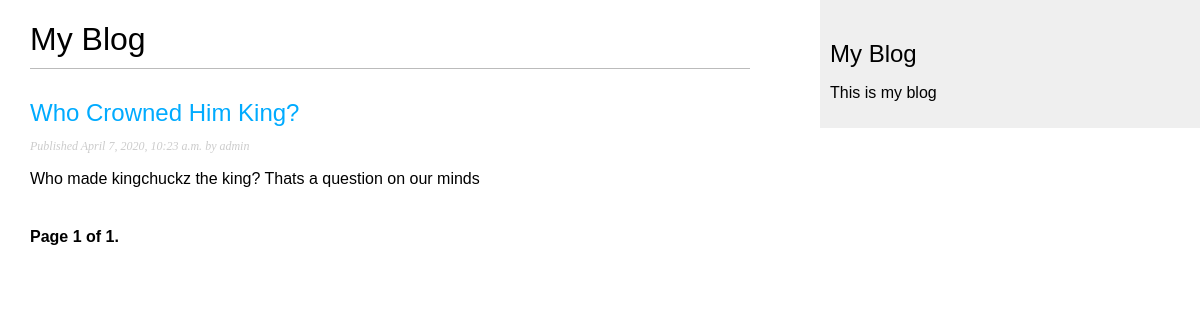
The page /blog/ on the database as committed earlier.
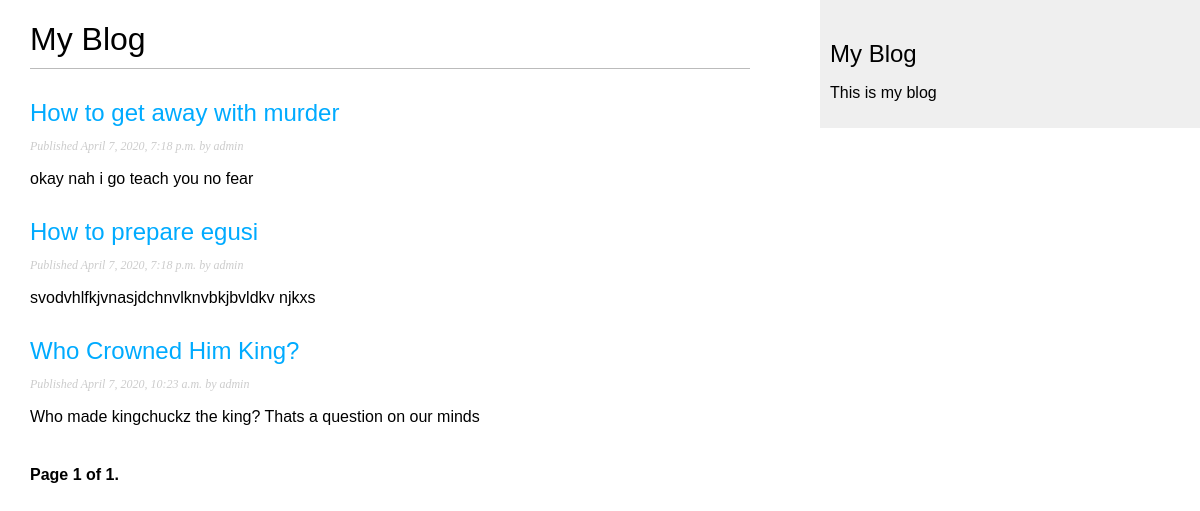
The same page on the database as committed later.
### blog/models.py (models this page shows, shortened)
class Post(models.Model):
	STATUS_CHOICES = (
		('draft', 'Draft'),
		('published', 'Published'),
	)
	title = models.TextField()
	slug = models.SlugField(max_length=250, unique_for_date='publish')
	author = models.ForeignKey(User, on_delete=models.CASCADE, related_name='blog_posts')
	body = models.TextField()
	publish = models.DateTimeField(default=timezone.now())
	created = models.DateTimeField(auto_now_add=True)
	updated = models.DateTimeField(auto_now_add=True)
	status = models.CharField(max_length=10, choices=STATUS_CHOICES, default='draft')
	objects = models.Manager()
	published = PublishedManager()
	def get_absolute_url(self):
		return reverse('blog:post_detail',
					   args=[self.publish.year, self.publish.month, self.publish.day, self.slug])
	class Meta:
		ordering = ('-publish',)

### blog/views.py (the view)
# urls.py: path('', views.PostListView.as_view(), name='post_list'),
class PostListView(ListView):
	queryset = Post.published.all()
	context_object_name = 'posts'
	paginate_by = 3
	template_name = 'blog/post/list.html'

### blog/templates/blog/post/list.html (shortened to what this page needs)
{% extends "blog/base.html" %}
{% block content %}
    <h1>My Blog</h1>
    {% for post in posts %}
        <h2>
            <a href="{{ post.get_absolute_url }}">
                {{ post.title }}
            </a>
        </h2>
        <p class="date">
            Published {{ post.publish }} by {{ post.author }}
        </p>
        {{ post.body|truncatewords:30|linebreaks }}
    {% endfor %}
    {% include "pagination.html" with page=page_obj  %}
{% endblock %}

### blog/templates/blog/base.html (shortened to what this page needs)
{% load static %}
<!DOCTYPE html>
<html lang="en">
<head>
    <link href="{% static "css/blog.css" %}" rel="stylesheet">
</head>
<body>
<div id="content">
    {% block content %}
    {% endblock %}
</div>
<div id="sidebar">
    <h2>My Blog</h2>
    <p>This is my blog</p>
</div>
</body>
</html>

### blog/templates/pagination.html (shortened to what this page needs)
<div class="pagination">
    <span class="step-links">
        <span class="current">
            Page {{ page.number }} of {{ page.paginator.num_pages }}.
        </span>
    </span>
</div>

### blog/static/css/blog.css (style rules this page uses)
body { margin:0; padding:0; font-family:helvetica, sans-serif; }
a { color:#00abff; text-decoration:none; }
h1 { font-weight:normal; border-bottom:1px solid #bbb; padding:0 0 10px 0; }
h2 { font-weight:normal; margin:30px 0 0; }
#content { float:left; width:60%; padding:0 0 0 30px; }
#sidebar { float:right; width:30%; padding:10px; background:#efefef; height:100%; }
p.date { color:#ccc; font-family: georgia, serif; font-size: 12px; font-style: italic; }
.pagination { margin:40px 0; font-weight:bold; }

Rows that differ between the two databases and show on the page:
added Post: title "How to get away with murder", publish "April 7, 2020, 7:18 p.m.", author "admin", body "okay nah i go teach you no fear"
added Post: title "How to prepare egusi", publish "April 7, 2020, 7:18 p.m.", author "admin", body "svodvhlfkjvnasjdchnvlknvbkjbvldkv njkxs"
